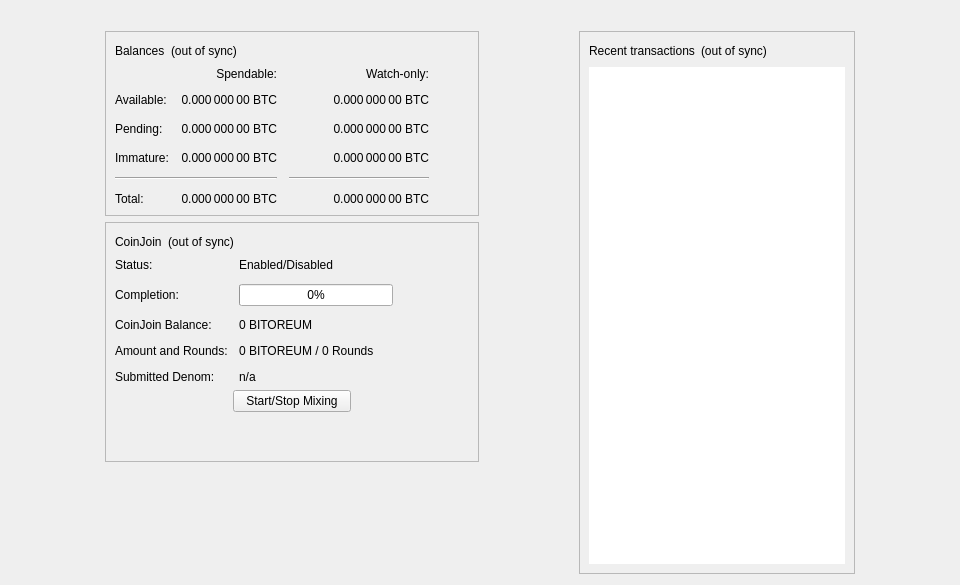
<?xml version="1.0" encoding="UTF-8"?>
<ui version="4.0">
 <class>OverviewPage</class>
 <widget class="QWidget" name="OverviewPage">
  <property name="geometry">
   <rect>
    <x>0</x>
    <y>0</y>
    <width>960</width>
    <height>585</height>
   </rect>
  </property>
  <property name="minimumSize">
   <size>
    <width>960</width>
    <height>0</height>
   </size>
  </property>
  <property name="windowTitle">
   <string>Form</string>
  </property>
  <layout class="QVBoxLayout" name="topLayout">
   <item>
    <widget class="QLabel" name="labelAlerts">
     <property name="visible">
      <bool>false</bool>
     </property>
     <property name="wordWrap">
      <bool>true</bool>
     </property>
     <property name="margin">
      <number>3</number>
     </property>
     <property name="textInteractionFlags">
      <set>Qt::TextSelectableByMouse</set>
     </property>
    </widget>
   </item>
   <item>
    <layout class="QHBoxLayout" name="horizontalLayout" stretch="1,0,1,0,1">
     <item>
      <spacer name="horizontalSpacerLeft">
       <property name="orientation">
        <enum>Qt::Horizontal</enum>
       </property>
       <property name="sizeType">
        <enum>QSizePolicy::Preferred</enum>
       </property>
       <property name="sizeHint" stdset="0">
        <size>
         <width>10</width>
         <height>20</height>
        </size>
       </property>
      </spacer>
     </item>
     <item>
      <layout class="QVBoxLayout" name="verticalLayout_2">
       <item>
        <widget class="QFrame" name="frame">
         <property name="frameShape">
          <enum>QFrame::StyledPanel</enum>
         </property>
         <property name="frameShadow">
          <enum>QFrame::Raised</enum>
         </property>
         <layout class="QVBoxLayout" name="verticalLayout_4">
          <item>
           <layout class="QHBoxLayout" name="horizontalLayout_4">
            <item>
             <widget class="QLabel" name="label_5">
              <property name="text">
               <string>Balances</string>
              </property>
             </widget>
            </item>
            <item>
             <widget class="QLabel" name="labelWalletStatus">
              <property name="toolTip">
               <string>The displayed information may be out of date. Your wallet automatically synchronizes with the Bitoreum network after a connection is established, but this process has not completed yet.</string>
              </property>
              <property name="text">
               <string notr="true">(out of sync)</string>
              </property>
              <property name="alignment">
               <set>Qt::AlignLeading|Qt::AlignLeft|Qt::AlignVCenter</set>
              </property>
             </widget>
            </item>
            <item>
             <spacer name="horizontalSpacer_3">
              <property name="orientation">
               <enum>Qt::Horizontal</enum>
              </property>
              <property name="sizeHint" stdset="0">
               <size>
                <width>40</width>
                <height>20</height>
               </size>
              </property>
             </spacer>
            </item>
           </layout>
          </item>
          <item>
           <layout class="QGridLayout" name="gridLayout">
            <property name="spacing">
             <number>12</number>
            </property>
            <item row="2" column="2">
             <widget class="QLabel" name="labelWatchPending">
              <property name="cursor">
               <cursorShape>IBeamCursor</cursorShape>
              </property>
              <property name="toolTip">
               <string>Unconfirmed transactions to watch-only addresses</string>
              </property>
              <property name="text">
               <string notr="true">0.000 000 00 BTC</string>
              </property>
              <property name="alignment">
               <set>Qt::AlignRight|Qt::AlignTrailing|Qt::AlignVCenter</set>
              </property>
              <property name="textInteractionFlags">
               <set>Qt::LinksAccessibleByMouse|Qt::TextSelectableByKeyboard|Qt::TextSelectableByMouse</set>
              </property>
             </widget>
            </item>
            <item row="2" column="1">
             <widget class="QLabel" name="labelUnconfirmed">
              <property name="cursor">
               <cursorShape>IBeamCursor</cursorShape>
              </property>
              <property name="toolTip">
               <string>Total of transactions that have yet to be confirmed, and do not yet count toward the spendable balance</string>
              </property>
              <property name="text">
               <string notr="true">0.000 000 00 BTC</string>
              </property>
              <property name="alignment">
               <set>Qt::AlignRight|Qt::AlignTrailing|Qt::AlignVCenter</set>
              </property>
              <property name="textInteractionFlags">
               <set>Qt::LinksAccessibleByMouse|Qt::TextSelectableByKeyboard|Qt::TextSelectableByMouse</set>
              </property>
             </widget>
            </item>
            <item row="3" column="2">
             <widget class="QLabel" name="labelWatchImmature">
              <property name="cursor">
               <cursorShape>IBeamCursor</cursorShape>
              </property>
              <property name="toolTip">
               <string>Mined balance in watch-only addresses that has not yet matured</string>
              </property>
              <property name="text">
               <string notr="true">0.000 000 00 BTC</string>
              </property>
              <property name="alignment">
               <set>Qt::AlignRight|Qt::AlignTrailing|Qt::AlignVCenter</set>
              </property>
              <property name="textInteractionFlags">
               <set>Qt::LinksAccessibleByMouse|Qt::TextSelectableByKeyboard|Qt::TextSelectableByMouse</set>
              </property>
             </widget>
            </item>
            <item row="4" column="0" colspan="2">
             <widget class="Line" name="lineSpendableBalance">
              <property name="orientation">
               <enum>Qt::Horizontal</enum>
              </property>
             </widget>
            </item>
            <item row="4" column="2">
             <widget class="Line" name="lineWatchBalance">
              <property name="sizePolicy">
               <sizepolicy hsizetype="Preferred" vsizetype="Fixed">
                <horstretch>0</horstretch>
                <verstretch>0</verstretch>
               </sizepolicy>
              </property>
              <property name="minimumSize">
               <size>
                <width>140</width>
                <height>0</height>
               </size>
              </property>
              <property name="orientation">
               <enum>Qt::Horizontal</enum>
              </property>
             </widget>
            </item>
            <item row="5" column="0">
             <widget class="QLabel" name="labelTotalText">
              <property name="text">
               <string>Total:</string>
              </property>
             </widget>
            </item>
            <item row="3" column="1">
             <widget class="QLabel" name="labelImmature">
              <property name="cursor">
               <cursorShape>IBeamCursor</cursorShape>
              </property>
              <property name="toolTip">
               <string>Mined balance that has not yet matured</string>
              </property>
              <property name="text">
               <string notr="true">0.000 000 00 BTC</string>
              </property>
              <property name="alignment">
               <set>Qt::AlignRight|Qt::AlignTrailing|Qt::AlignVCenter</set>
              </property>
              <property name="textInteractionFlags">
               <set>Qt::LinksAccessibleByMouse|Qt::TextSelectableByKeyboard|Qt::TextSelectableByMouse</set>
              </property>
             </widget>
            </item>
            <item row="2" column="3">
             <spacer name="horizontalSpacer_2">
              <property name="orientation">
               <enum>Qt::Horizontal</enum>
              </property>
              <property name="sizeHint" stdset="0">
               <size>
                <width>40</width>
                <height>20</height>
               </size>
              </property>
             </spacer>
            </item>
            <item row="3" column="0">
             <widget class="QLabel" name="labelImmatureText">
              <property name="text">
               <string>Immature:</string>
              </property>
             </widget>
            </item>
            <item row="5" column="1">
             <widget class="QLabel" name="labelTotal">
              <property name="cursor">
               <cursorShape>IBeamCursor</cursorShape>
              </property>
              <property name="toolTip">
               <string>Your current total balance</string>
              </property>
              <property name="text">
               <string notr="true">0.000 000 00 BTC</string>
              </property>
              <property name="alignment">
               <set>Qt::AlignRight|Qt::AlignTrailing|Qt::AlignVCenter</set>
              </property>
              <property name="textInteractionFlags">
               <set>Qt::LinksAccessibleByMouse|Qt::TextSelectableByKeyboard|Qt::TextSelectableByMouse</set>
              </property>
             </widget>
            </item>
            <item row="5" column="2">
             <widget class="QLabel" name="labelWatchTotal">
              <property name="cursor">
               <cursorShape>IBeamCursor</cursorShape>
              </property>
              <property name="toolTip">
               <string>Current total balance in watch-only addresses</string>
              </property>
              <property name="text">
               <string notr="true">0.000 000 00 BTC</string>
              </property>
              <property name="alignment">
               <set>Qt::AlignRight|Qt::AlignTrailing|Qt::AlignVCenter</set>
              </property>
              <property name="textInteractionFlags">
               <set>Qt::LinksAccessibleByMouse|Qt::TextSelectableByKeyboard|Qt::TextSelectableByMouse</set>
              </property>
             </widget>
            </item>
            <item row="0" column="2">
             <widget class="QLabel" name="labelWatchonly">
              <property name="text">
               <string>Watch-only:</string>
              </property>
              <property name="alignment">
               <set>Qt::AlignRight|Qt::AlignTrailing|Qt::AlignVCenter</set>
              </property>
             </widget>
            </item>
            <item row="1" column="0">
             <widget class="QLabel" name="labelBalanceText">
              <property name="text">
               <string>Available:</string>
              </property>
             </widget>
            </item>
            <item row="1" column="1">
             <widget class="QLabel" name="labelBalance">
              <property name="cursor">
               <cursorShape>IBeamCursor</cursorShape>
              </property>
              <property name="toolTip">
               <string>Your current spendable balance</string>
              </property>
              <property name="text">
               <string notr="true">0.000 000 00 BTC</string>
              </property>
              <property name="alignment">
               <set>Qt::AlignRight|Qt::AlignTrailing|Qt::AlignVCenter</set>
              </property>
              <property name="textInteractionFlags">
               <set>Qt::LinksAccessibleByMouse|Qt::TextSelectableByKeyboard|Qt::TextSelectableByMouse</set>
              </property>
             </widget>
            </item>
            <item row="1" column="2">
             <widget class="QLabel" name="labelWatchAvailable">
              <property name="cursor">
               <cursorShape>IBeamCursor</cursorShape>
              </property>
              <property name="toolTip">
               <string>Your current balance in watch-only addresses</string>
              </property>
              <property name="text">
               <string notr="true">0.000 000 00 BTC</string>
              </property>
              <property name="alignment">
               <set>Qt::AlignRight|Qt::AlignTrailing|Qt::AlignVCenter</set>
              </property>
              <property name="textInteractionFlags">
               <set>Qt::LinksAccessibleByMouse|Qt::TextSelectableByKeyboard|Qt::TextSelectableByMouse</set>
              </property>
             </widget>
            </item>
            <item row="2" column="0">
             <widget class="QLabel" name="labelPendingText">
              <property name="text">
               <string>Pending:</string>
              </property>
             </widget>
            </item>
            <item row="0" column="1">
             <widget class="QLabel" name="labelSpendable">
              <property name="text">
               <string>Spendable:</string>
              </property>
              <property name="alignment">
               <set>Qt::AlignRight|Qt::AlignTrailing|Qt::AlignVCenter</set>
              </property>
             </widget>
            </item>
           </layout>
          </item>
         </layout>
        </widget>
       </item>
       <item>
        <widget class="QFrame" name="frameCoinJoin">
         <property name="layoutDirection">
          <enum>Qt::LeftToRight</enum>
         </property>
         <property name="frameShape">
          <enum>QFrame::StyledPanel</enum>
         </property>
         <property name="frameShadow">
          <enum>QFrame::Raised</enum>
         </property>
         <layout class="QVBoxLayout" name="VerticalLayout_PS1">
          <item>
           <layout class="QHBoxLayout" name="horizontalLayout_5">
            <item>
             <widget class="QLabel" name="labelCoinJoinHeader">
              <property name="text">
               <string notr="true">CoinJoin</string>
              </property>
             </widget>
            </item>
            <item>
             <widget class="QLabel" name="labelCoinJoinSyncStatus">
              <property name="toolTip">
               <string>The displayed information may be out of date. Your wallet automatically synchronizes with the Bitoreum network after a connection is established, but this process has not completed yet.</string>
              </property>
              <property name="text">
               <string notr="true">(out of sync)</string>
              </property>
              <property name="alignment">
               <set>Qt::AlignLeading|Qt::AlignLeft|Qt::AlignVCenter</set>
              </property>
             </widget>
            </item>
            <item>
             <spacer name="horizontalSpacer_4">
              <property name="orientation">
               <enum>Qt::Horizontal</enum>
              </property>
              <property name="sizeHint" stdset="0">
               <size>
                <width>40</width>
                <height>20</height>
               </size>
              </property>
             </spacer>
            </item>
           </layout>
          </item>
          <item>
           <layout class="QFormLayout" name="coinJoinFormLayout">
            <property name="fieldGrowthPolicy">
             <enum>QFormLayout::AllNonFixedFieldsGrow</enum>
            </property>
            <property name="horizontalSpacing">
             <number>11</number>
            </property>
            <property name="verticalSpacing">
             <number>12</number>
            </property>
            <item row="0" column="0">
             <widget class="QLabel" name="labelCoinJoinEnabledText">
              <property name="text">
               <string>Status:</string>
              </property>
             </widget>
            </item>
            <item row="0" column="1">
             <widget class="QLabel" name="labelCoinJoinEnabled">
              <property name="text">
               <string>Enabled/Disabled</string>
              </property>
             </widget>
            </item>
            <item row="1" column="0">
             <widget class="QLabel" name="labelCompletitionText">
              <property name="text">
               <string>Completion:</string>
              </property>
             </widget>
            </item>
            <item row="1" column="1">
             <widget class="QProgressBar" name="coinJoinProgress">
              <property name="maximumSize">
               <size>
                <width>154</width>
                <height>16777215</height>
               </size>
              </property>
              <property name="value">
               <number>0</number>
              </property>
             </widget>
            </item>
            <item row="2" column="0">
             <widget class="QLabel" name="labelAnonymizedText">
              <property name="text">
               <string notr="true">CoinJoin Balance:</string>
              </property>
             </widget>
            </item>
            <item row="2" column="1">
             <widget class="QLabel" name="labelAnonymized">
              <property name="text">
               <string notr="true">0 BITOREUM</string>
              </property>
             </widget>
            </item>
            <item row="3" column="0">
             <widget class="QLabel" name="labelAmountAndRoundsText">
              <property name="text">
               <string>Amount and Rounds:</string>
              </property>
             </widget>
            </item>
            <item row="3" column="1">
             <widget class="QLabel" name="labelAmountRounds">
              <property name="text">
               <string>0 BITOREUM / 0 Rounds</string>
              </property>
             </widget>
            </item>
            <item row="4" column="0">
             <widget class="QLabel" name="labelSubmittedDenomText">
              <property name="text">
               <string>Submitted Denom:</string>
              </property>
             </widget>
            </item>
            <item row="4" column="1">
             <widget class="QLabel" name="labelSubmittedDenom">
              <property name="toolTip">
               <string>The denominations you submitted to the Smartnode.&lt;br&gt;To mix, other users must submit the exact same denominations.</string>
              </property>
              <property name="text">
               <string>n/a</string>
              </property>
              <property name="wordWrap">
               <bool>true</bool>
              </property>
             </widget>
            </item>
           </layout>
          </item>
          <item>
           <layout class="QVBoxLayout" name="VerticalLayout_PS">
            <item>
             <layout class="QHBoxLayout" name="horizontalLayout_3">
              <property name="topMargin">
               <number>0</number>
              </property>
              <item>
               <spacer name="horizontalSpacer_5">
                <property name="orientation">
                 <enum>Qt::Horizontal</enum>
                </property>
                <property name="sizeHint" stdset="0">
                 <size>
                  <width>40</width>
                  <height>20</height>
                 </size>
                </property>
               </spacer>
              </item>
              <item>
               <widget class="QPushButton" name="toggleCoinJoin">
                <property name="sizePolicy">
                 <sizepolicy hsizetype="MinimumExpanding" vsizetype="Fixed">
                  <horstretch>0</horstretch>
                  <verstretch>0</verstretch>
                 </sizepolicy>
                </property>
                <property name="text">
                 <string>Start/Stop Mixing</string>
                </property>
               </widget>
              </item>
              <item>
               <spacer name="horizontalSpacer_6">
                <property name="orientation">
                 <enum>Qt::Horizontal</enum>
                </property>
                <property name="sizeHint" stdset="0">
                 <size>
                  <width>40</width>
                  <height>20</height>
                 </size>
                </property>
               </spacer>
              </item>
             </layout>
            </item>
            <item>
             <spacer name="verticalSpacer_3">
              <property name="orientation">
               <enum>Qt::Vertical</enum>
              </property>
              <property name="sizeHint" stdset="0">
               <size>
                <width>20</width>
                <height>40</height>
               </size>
              </property>
             </spacer>
            </item>
           </layout>
          </item>
         </layout>
        </widget>
       </item>
       <item>
        <spacer name="verticalSpacer">
         <property name="orientation">
          <enum>Qt::Vertical</enum>
         </property>
         <property name="sizeHint" stdset="0">
          <size>
           <width>20</width>
           <height>40</height>
          </size>
         </property>
        </spacer>
       </item>
      </layout>
     </item>
     <item>
      <spacer name="horizontalSpacerCenter">
       <property name="orientation">
        <enum>Qt::Horizontal</enum>
       </property>
       <property name="sizeHint" stdset="0">
        <size>
         <width>10</width>
         <height>20</height>
        </size>
       </property>
      </spacer>
     </item>
     <item>
      <layout class="QVBoxLayout" name="verticalLayout_3">
       <item>
        <widget class="QFrame" name="frame_2">
         <property name="frameShape">
          <enum>QFrame::StyledPanel</enum>
         </property>
         <property name="frameShadow">
          <enum>QFrame::Raised</enum>
         </property>
         <layout class="QVBoxLayout" name="verticalLayout">
          <item>
           <layout class="QHBoxLayout" name="horizontalLayout_2">
            <item>
             <widget class="QLabel" name="label_4">
              <property name="text">
               <string>Recent transactions</string>
              </property>
             </widget>
            </item>
            <item>
             <widget class="QLabel" name="labelTransactionsStatus">
              <property name="toolTip">
               <string>The displayed information may be out of date. Your wallet automatically synchronizes with the Bitoreum network after a connection is established, but this process has not completed yet.</string>
              </property>
              <property name="text">
               <string notr="true">(out of sync)</string>
              </property>
              <property name="alignment">
               <set>Qt::AlignLeading|Qt::AlignLeft|Qt::AlignVCenter</set>
              </property>
             </widget>
            </item>
            <item>
             <spacer name="horizontalSpacer">
              <property name="orientation">
               <enum>Qt::Horizontal</enum>
              </property>
              <property name="sizeHint" stdset="0">
               <size>
                <width>40</width>
                <height>20</height>
               </size>
              </property>
             </spacer>
            </item>
           </layout>
          </item>
          <item>
           <widget class="QListView" name="listTransactions">
            <property name="frameShape">
             <enum>QFrame::NoFrame</enum>
            </property>
            <property name="verticalScrollBarPolicy">
             <enum>Qt::ScrollBarAlwaysOff</enum>
            </property>
            <property name="horizontalScrollBarPolicy">
             <enum>Qt::ScrollBarAlwaysOff</enum>
            </property>
            <property name="selectionMode">
             <enum>QAbstractItemView::NoSelection</enum>
            </property>
           </widget>
          </item>
         </layout>
        </widget>
       </item>
      </layout>
     </item>
     <item>
      <spacer name="horizontalSpacerRight">
       <property name="orientation">
        <enum>Qt::Horizontal</enum>
       </property>
       <property name="sizeType">
        <enum>QSizePolicy::Preferred</enum>
       </property>
       <property name="sizeHint" stdset="0">
        <size>
         <width>10</width>
         <height>20</height>
        </size>
       </property>
      </spacer>
     </item>
    </layout>
   </item>
  </layout>
 </widget>
 <resources/>
 <connections/>
</ui>
